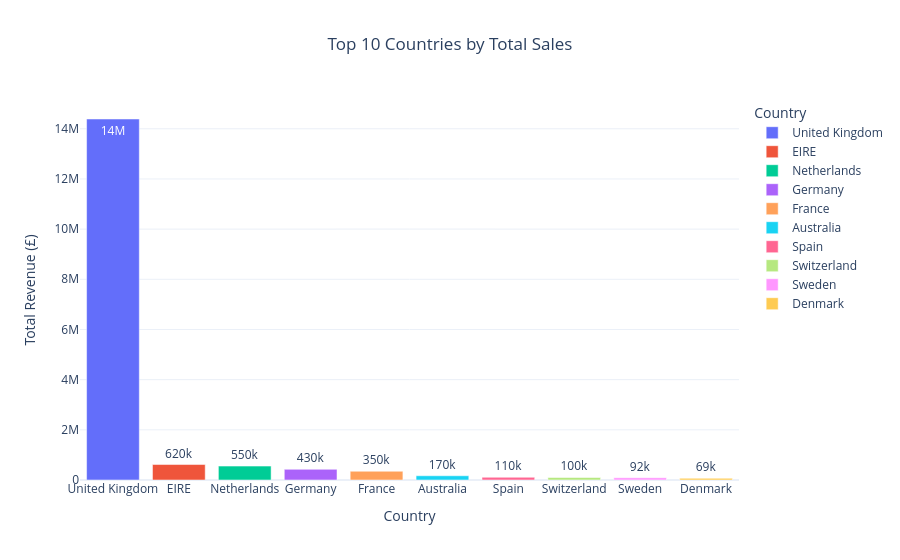

The notebook cell saved with this chart:
### Markdown cell above
### Which countries generate the most sales?

### Code cell
# sorts countries by total amount spent by users in them
country_sales = (
    retaildf_clean.groupby("Country")["TotalPrice"]
    .sum()
    .sort_values(ascending=False)
    .reset_index()
)

# bar graph for sales per country
fig = px.bar(
    country_sales.head(10),
    x="Country",
    y="TotalPrice",
    color="Country",
    title="Top 10 Countries by Total Sales",
    labels={"Country": "Country", "TotalPrice": "Total Revenue (£)"},
    text_auto=".2s",
)

fig.update_layout(
    template="plotly_white",
    title_x=0.5
)

fig.show()

### Figure 1 — Plotly figure (JSON) as saved in the notebook; plotly's stock layout.template omitted (floating-point values rounded to 4 significant figures)
{"data": [{"hovertemplate": "Country=%{x}<br>Total Revenue (£)=%{y}<extra></extra>", "legendgroup": "United Kingdom", "marker": {"color": "#636efa", "pattern": {"shape": ""}}, "name": "United Kingdom", "orientation": "v", "showlegend": true, "textposition": "auto", "texttemplate": "%{y:.2s}", "type": "bar", "x": ["United Kingdom"], "xaxis": "x", "y": [14390000.0], "yaxis": "y"}, {"hovertemplate": "Country=%{x}<br>Total Revenue (£)=%{y}<extra></extra>", "legendgroup": "EIRE", "marker": {"color": "#EF553B", "pattern": {"shape": ""}}, "name": "EIRE", "orientation": "v", "showlegend": true, "textposition": "auto", "texttemplate": "%{y:.2s}", "type": "bar", "x": ["EIRE"], "xaxis": "x", "y": [616600.0], "yaxis": "y"}, {"hovertemplate": "Country=%{x}<br>Total Revenue (£)=%{y}<extra></extra>", "legendgroup": "Netherlands", "marker": {"color": "#00cc96", "pattern": {"shape": ""}}, "name": "Netherlands", "orientation": "v", "showlegend": true, "textposition": "auto", "texttemplate": "%{y:.2s}", "type": "bar", "x": ["Netherlands"], "xaxis": "x", "y": [554000.0], "yaxis": "y"}, {"hovertemplate": "Country=%{x}<br>Total Revenue (£)=%{y}<extra></extra>", "legendgroup": "Germany", "marker": {"color": "#ab63fa", "pattern": {"shape": ""}}, "name": "Germany", "orientation": "v", "showlegend": true, "textposition": "auto", "texttemplate": "%{y:.2s}", "type": "bar", "x": ["Germany"], "xaxis": "x", "y": [425000.0], "yaxis": "y"}, {"hovertemplate": "Country=%{x}<br>Total Revenue (£)=%{y}<extra></extra>", "legendgroup": "France", "marker": {"color": "#FFA15A", "pattern": {"shape": ""}}, "name": "France", "orientation": "v", "showlegend": true, "textposition": "auto", "texttemplate": "%{y:.2s}", "type": "bar", "x": ["France"], "xaxis": "x", "y": [348800.0], "yaxis": "y"}, {"hovertemplate": "Country=%{x}<br>Total Revenue (£)=%{y}<extra></extra>", "legendgroup": "Australia", "marker": {"color": "#19d3f3", "pattern": {"shape": ""}}, "name": "Australia", "orientation": "v", "showlegend": true, "textposition": "auto", "texttemplate": "%{y:.2s}", "type": "bar", "x": ["Australia"], "xaxis": "x", "y": [169300.0], "yaxis": "y"}, {"hovertemplate": "Country=%{x}<br>Total Revenue (£)=%{y}<extra></extra>", "legendgroup": "Spain", "marker": {"color": "#FF6692", "pattern": {"shape": ""}}, "name": "Spain", "orientation": "v", "showlegend": true, "textposition": "auto", "texttemplate": "%{y:.2s}", "type": "bar", "x": ["Spain"], "xaxis": "x", "y": [108300.0], "yaxis": "y"}, {"hovertemplate": "Country=%{x}<br>Total Revenue (£)=%{y}<extra></extra>", "legendgroup": "Switzerland", "marker": {"color": "#B6E880", "pattern": {"shape": ""}}, "name": "Switzerland", "orientation": "v", "showlegend": true, "textposition": "auto", "texttemplate": "%{y:.2s}", "type": "bar", "x": ["Switzerland"], "xaxis": "x", "y": [100100.0], "yaxis": "y"}, {"hovertemplate": "Country=%{x}<br>Total Revenue (£)=%{y}<extra></extra>", "legendgroup": "Sweden", "marker": {"color": "#FF97FF", "pattern": {"shape": ""}}, "name": "Sweden", "orientation": "v", "showlegend": true, "textposition": "auto", "texttemplate": "%{y:.2s}", "type": "bar", "x": ["Sweden"], "xaxis": "x", "y": [91520.0], "yaxis": "y"}, {"hovertemplate": "Country=%{x}<br>Total Revenue (£)=%{y}<extra></extra>", "legendgroup": "Denmark", "marker": {"color": "#FECB52", "pattern": {"shape": ""}}, "name": "Denmark", "orientation": "v", "showlegend": true, "textposition": "auto", "texttemplate": "%{y:.2s}", "type": "bar", "x": ["Denmark"], "xaxis": "x", "y": [68580.0], "yaxis": "y"}], "layout": {"barmode": "relative", "legend": {"title": {"text": "Country"}, "tracegroupgap": 0}, "title": {"text": "Top 10 Countries by Total Sales", "x": 0.5}, "xaxis": {"anchor": "y", "categoryarray": ["United Kingdom", "EIRE", "Netherlands", "Germany", "France", "Australia", "Spain", "Switzerland", "Sweden", "Denmark"], "categoryorder": "array", "domain": [0, 1], "title": {"text": "Country"}}, "yaxis": {"anchor": "x", "domain": [0, 1], "title": {"text": "Total Revenue (£)"}}}}
